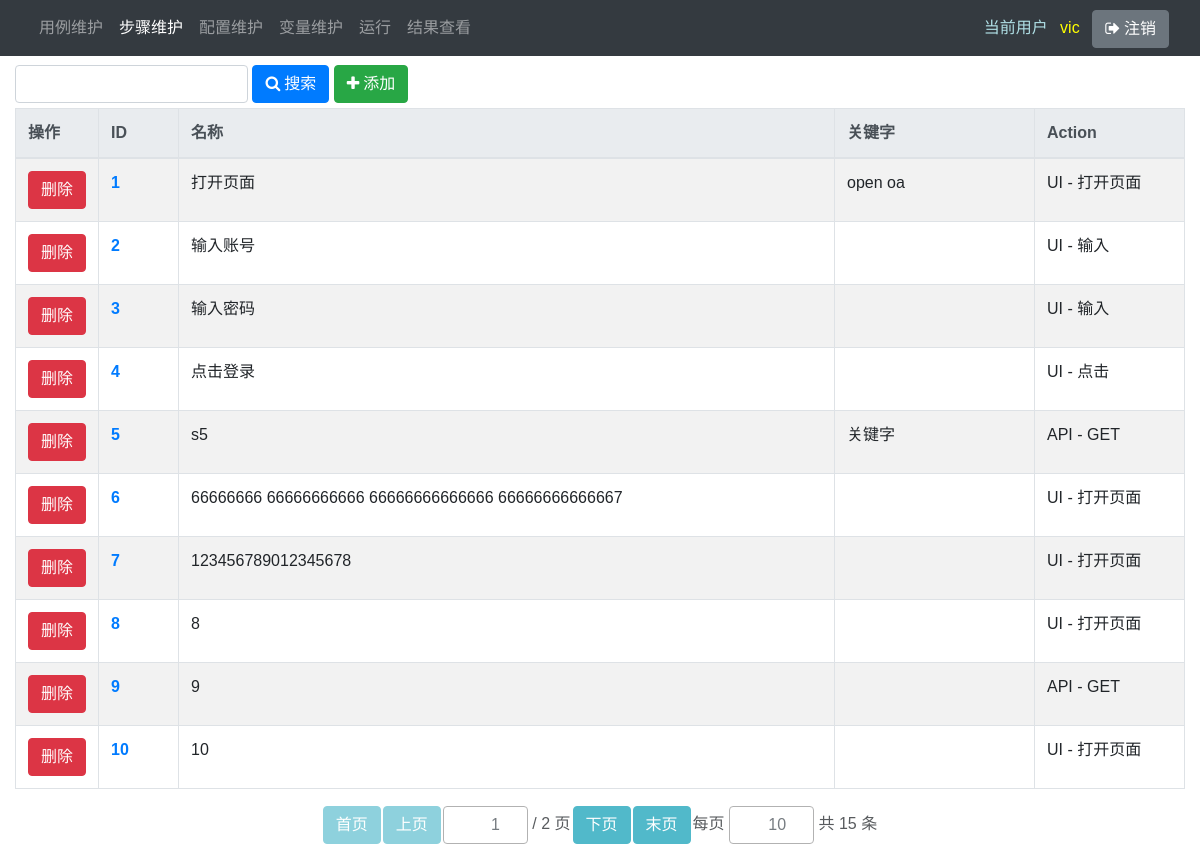
The page /steps/ (signed in) on the database its author committed.
### main/models.py (models this page shows, shortened)
class Step(models.Model):
    name = models.CharField(max_length=100)
    description = models.TextField(blank=True)
    keyword = models.CharField(max_length=100, blank=True, default='')
    creator = models.ForeignKey(User, verbose_name='创建人', related_name='step_creator', on_delete=models.DO_NOTHING)
    created_date = models.DateTimeField('创建时间', auto_now_add=True, null=True)
    modifier = models.ForeignKey(User, verbose_name='修改人', related_name='step_modifier', on_delete=models.DO_NOTHING)
    modified_date = models.DateTimeField('修改时间', auto_now=True, null=True)
    is_active = models.BooleanField(default=True)
    action = models.ForeignKey('main.Action', on_delete=models.DO_NOTHING)
    timeout = models.FloatField(blank=True, null=True)
    save_as = models.CharField(blank=True, max_length=100)
    ui_by_list = (
        (0, ''),
        (1, 'id'),
        (2, 'xpath'),
        (3, 'link text'),
        (4, 'partial link text'),
        (5, 'name'),
        (6, 'tag name'),
        (7, 'class name'),
        (8, 'css selector'),
        (9, 'public element'),
        (10, 'variable'),
    )
    ui_by = models.IntegerField(choices=ui_by_list, default=0)
    ui_locator = models.TextField(blank=True)
    ui_index = models.IntegerField(blank=True, null=True)
    ui_base_element = models.TextField(blank=True)
    ui_data = models.TextField(blank=True)
    ui_special_action_list = (
        (0, ''),
        (1, 'click'),
        (2, 'click_and_hold'),
        (3, 'context_click'),
        (4, 'double_click'),
        (5, 'release'),
        (6, 'move_by_offset'),
        (7, 'move_to_element'),
        (8, 'move_to_element_with_offset'),
        (9, 'drag_and_drop'),
        (10, 'drag_and_drop_by_offset'),
        (11, 'key_down'),
        (12, 'key_up'),
        (13, 'send_keys'),
        (14, 'send_keys_to_element'),
    )
    ui_special_action = models.IntegerField(choices=ui_special_action_list, default=0)
    ui_alert_handle_list = (
        (0, ''),
        (1, 'accept'),
        (2, 'dismiss'),
        (3, 'ignore'),
    )
    ui_alert_handle = models.IntegerField(choices=ui_alert_handle_list, default=0)
    api_url = models.TextField(blank=True)
    api_headers = models.TextField(blank=True)
    api_body = models.TextField(blank=True)
    api_data = models.TextField(blank=True)
    class Meta:
        ordering = ['name']
        pass

class Action(models.Model):
    name = models.CharField(max_length=100)
    description = models.TextField(blank=True)
    keyword = models.CharField(max_length=100, blank=True, default='')
    creator = models.ForeignKey(User, verbose_name='创建人', related_name='action_creator', on_delete=models.DO_NOTHING)
    created_date = models.DateTimeField('创建时间', auto_now_add=True, null=True)
    modifier = models.ForeignKey(User, verbose_name='修改人', related_name='action_modifier', on_delete=models.DO_NOTHING)
    modified_date = models.DateTimeField('修改时间', auto_now=True, null=True)
    is_active = models.BooleanField(default=True)
    type = models.ForeignKey('main.ActionType', on_delete=models.DO_NOTHING)
    @property
    def full_name(self):
        return '{} - {}'.format(self.type, self.name)
    class Meta:
        unique_together = ('name', 'type')
    def __str__(self):
        return self.full_name

class ActionType(models.Model):
    name = models.CharField(max_length=100)
    is_active = models.BooleanField(default=True)
    def __str__(self):
        return self.name

### main/views.py (the view)
# urls.py: path('steps/', mv.steps, name='steps'),
@login_required
def steps(request):
    if request.method == 'POST':
        page = int(request.POST.get('page', 1)) if request.POST.get('page') != '' else 1
        if page <= 0:
            page = 1
        size = int(request.POST.get('size', 5)) if request.POST.get('size') != '' else 10
        search_text = str(request.POST.get('search_text', ''))
    else:
        page = int(request.COOKIES.get('page', 1))
        size = int(request.COOKIES.get('size', 10))
        search_text = ''
    keyword_list_temp = search_text.split(' ')
    keyword_list = list()
    for keyword in keyword_list_temp:
        if keyword.strip() != '':
            keyword_list.append(keyword)
    q = get_query_condition(keyword_list)
    objects = Step.objects.filter(q, is_active=1).order_by('id').select_related('action__type')
    paginator = Paginator(objects, size)
    try:
        objects = paginator.page(page)
    except PageNotAnInteger:
        objects = paginator.page(1)
        page = 1
    except EmptyPage:
        objects = paginator.page(paginator.num_pages)
        page = paginator.num_pages
    paginator_form = PaginatorForm(initial={'page': page, 'size': size}, page_max_value=paginator.num_pages)
    return render(request, 'main/steps.html', locals())

### main/forms.py
class PaginatorForm(forms.Form):
    size = forms.IntegerField(min_value=1, max_value=10000, required=False)
    def __init__(self, page_max_value, *args, **kwargs):
        super(PaginatorForm, self).__init__(*args, **kwargs)
        self.fields['page'] = forms.IntegerField(min_value=1, max_value=page_max_value, required=False)

### main/views.py (called while the page is built)
def get_query_condition(query_str_list):
    q = Q()
    for query_str in query_str_list:
        query_str = str(query_str)
        q |= Q(name__icontains=query_str) | Q(keyword__icontains=query_str)
    return q

### main/templates/main/steps.html (shortened to what this page needs)
{% extends 'main/list_base.html' %}
{% block result_table %}
    <div class="table-responsive" id='result_table'>
        <table class="table table-striped table-bordered table-hover">
            <colgroup>
                <col style='width: 80px;'>
                <col style='width: 80px;'>
                <col>
                <col style='width: 200px;'>
                <col style='width: 150px;'>
            </colgroup>
            <thead class="thead-light">
                <tr>
                    <th>操作</th>
                    <th>ID</th>
                    <th>名称</th>
                    <th>关键字</th>
                    <th>Action</th>
                </tr>
            </thead>
            <tbody>
                {% for object in objects %}
                    <tr pk="{{ object.pk }}" updateUrl="{% url 'step_update' object.pk %}" delUrl="{% url 'step_delete' object.pk %}">
                        <td>
                            <div class="mx-auto text-center">
                                <button type="button" id="delete_button" name="delete_button" class="btn btn-danger">删除</button>
                            </div>
                        </td>
                        <td col_name='id'><a target="_blank" href="{% url 'step' object.pk %}" class="font-weight-bold">{{ object.pk }}</a></td>
                        <td quick_update col_name='name'>{{ object.name }}</td>
                        <td quick_update col_name='keyword'>{{ object.keyword }}</td>
                        <td col_name='action'>{{ object.action }}</td>
                    </tr>
                {% empty %}
                    <tr>
                        <td colspan="5" class="text-center">查无数据</td>
                    </tr>
                {% endfor %}
            </tbody>
        </table>
    </div>
{% endblock %}

### main/templates/main/include/navbar.html (shortened to what this page needs)
<nav class="navbar navbar-expand-lg navbar-dark bg-dark fixed-top">
   <div class="container-fluid">
       <div class="collapse navbar-collapse">
           <ul class="navbar-nav">
                <li class="nav-item" id="nav_case">
                    <a class="nav-link" href="{% url 'cases' %}">用例维护</a>
                </li>
                <li class="nav-item" id="nav_step">
                    <a class="nav-link" href="{% url 'steps' %}">步骤维护</a>
                </li>
                <li class="nav-item" id="nav_config">
                    <a class="nav-link" href="{% url 'configs' %}">配置维护</a>
                </li>
                <li class="nav-item" id="nav_variable">
                    <a class="nav-link" href="{% url 'variable_groups' %}">变量维护</a>
                </li>
                <li class="nav-item">
                    <a class="nav-link" href="">运行</a>
                </li>
                <li class="nav-item">
                    <a class="nav-link" href="">结果查看</a>
                </li>
            </ul>
       </div>
       <div class="justify-content-end">
            <div class="">
                <span class="navbar-text" style="color: powderblue;">当前用户</span>
                <span class="navbar-text" style="color: yellow; padding: 0 0.5em">{{ request.user }}</span>
                <button id="logout_btn" class="btn btn-secondary" type="button"><i class="icon-signout">&nbsp;</i>注销</button>
            </div>
       </div>
</nav>

### main/static/main/css/main.css (style rules this page uses)
body { font-family: Arial, Microsoft YaHei, SimHei; }
div.paginator input { border: 1px solid rgb(153, 153, 153); resize: vertical; text-align: right; }

### rows shown on the page
Step: pk "1", name "打开页面", keyword "open oa", action "UI - 打开页面"
Step: pk "2", name "输入账号", action "UI - 输入"
Step: pk "3", name "输入密码", action "UI - 输入"
Step: pk "4", name "点击登录", action "UI - 点击"
Step: pk "5", name "s5", keyword "关键字", action "API - GET"
Step: pk "6", name "66666666 66666666666 66666666666666 66666666666667", action "UI - 打开页面"
Step: pk "7", name "123456789012345678", action "UI - 打开页面"
Step: pk "8", name "8", action "UI - 打开页面"
Step: pk "9", name "9", action "API - GET"
Step: pk "10", name "10", action "UI - 打开页面"

### other values the page prints
{{ request.user }} "vic"
{{ paginator.num_pages|default:0 }} "2"
{{ paginator.count|default:0 }} "15"
